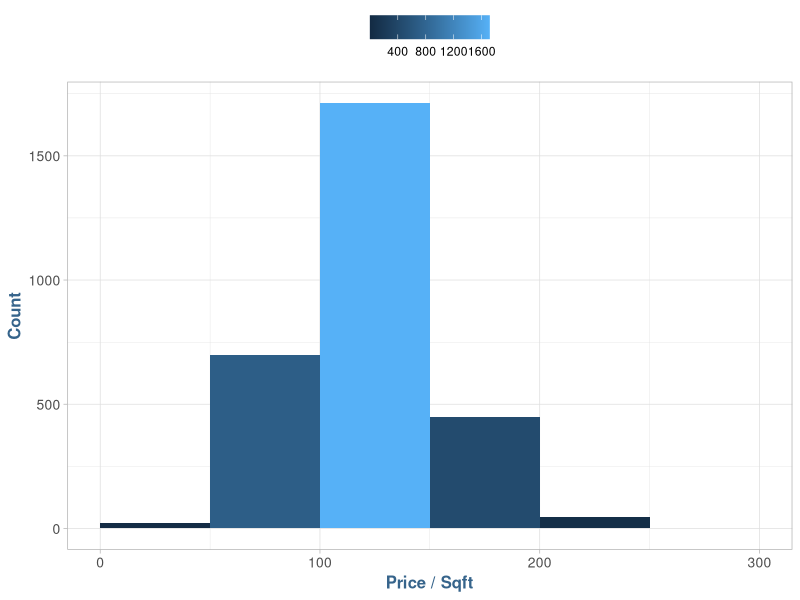

Reproduce this figure in R. (Note: this script raises an error after producing the figure.)
library(data.table)
library(ggplot2)
library(ggrepel)
library(ggthemes)
library(formattable)
library(scales)

path.work <- "E:/GitHub/MSDS-RegressionAnalysis/data"
path.home <- "D:/Projects/MSDS-RegressionAnalysis/data"

if (file.exists(path.home)) {
  setwd(path.home)
} else {
  setwd(path.work)
}

theme_set(theme_light())

# Theme Overrides
theme_update(plot.title = element_text(hjust = 0.5),
             axis.text.x = element_text(size = 10),
             axis.text.y = element_text(size = 10),
             axis.title = element_text(face = "bold", size = 12, colour = "steelblue4"),
             legend.position = "top", legend.title = element_blank())

data.housing <- as.data.table(read.csv(file = "ames_housing_data.csv", head = TRUE, sep = ","))

# Basic Data Structure
ncol(data.housing)
head(data.housing)
names(data.housing)

# Clean-up

data.housing[, TotalFloorSF := FirstFlrSF + SecondFlrSF]
data.housing[, HouseAge := YrSold - YearBuilt]
data.housing[, QualityIndex := OverallQual * OverallCond]
data.housing[, logSalePrice := log(SalePrice)]
data.housing[, Price_Sqft := SalePrice / TotalFloorSF]

summary(data.housing)

# Data Survey

ggplot(data.housing) +
  geom_histogram(aes(data.housing$Price_Sqft, fill = ..count..), breaks = pretty(data.housing$Price_Sqft)) +
  labs(x = "Price / Sqft", y = "Count")

str(subdat)

subdatnum <- subset(data.housing, select = c("TotalFloorSF", "HouseAge", "QualityIndex",
                                  "SalePrice", "LotArea", "OverallQual", "logSalePrice"))

#####################################################################
######################### Assignment 1 ##############################
#####################################################################


# General EDA

data.types <- data.frame(Type = c('Nominal', 'Ordinal', 'Discrete', 'Continious'), Count = c(23, 23, 14, 20))

unique(data.housing$BldgType)

ggplot(data.types, aes(Type, Count, fill = Count)) +
  geom_bar(stat = 'identity') +
  labs(title = "Data Types for Ames Housing",
    caption = "MSDS 410: Regression Analysis 1") +
        theme(axis.text.x = element_text(size = 14), axis.text.y = element_text(size = 14))

building.info <- data.housing[, .(Count = .N, Pct = percent((.N / nrow(data.housing))), AvgSalePrice = currency(mean(SalePrice))), by = BldgType]

formattable(building.info, align = c("l", "c", "c", "c", "r"),
            list(`Indicator Name` = formatter("span", style = ~style(color = "grey", font.weight = "bold"))
))

str(building.info)

# Model Data

model.data <- subset(data.housing, select = c("TotalFloorSF", "HouseAge", "QualityIndex",
                                  "Price_Sqft", "SalePrice", "LotArea",
                                  "BsmtFinSF1", "Neighborhood", "HouseStyle",
                                  "LotShape", "OverallQual", "logSalePrice",
                                  "TotalBsmtSF", "HouseStyle", "BldgType"))

data.model <- model.data[BldgType == "1Fam"]

ggplot(data.model, aes(y = data.model$SalePrice)) +
  geom_boxplot(outlier.colour = "black", fill = "#1C93D1", outlier.shape = 16,
             outlier.size = 2, notch = FALSE) +
  coord_flip() +
  labs(x = "", y = "Sale Price") +
  scale_y_continuous(labels = dollar_format(largest_with_cents = .2))

sd(data.model$SalePrice) * 3
mean(data.model$SalePrice)

data.model <- data.model[SalePrice < 700000]

ggplot(data.model, aes(y = data.model$SalePrice)) +
  geom_boxplot(outlier.colour = "black", fill = "#1C93D1", outlier.shape = 16,
             outlier.size = 2, notch = FALSE) +
  coord_flip() +
  labs(x = "", y = "Sale Price") +
  scale_y_continuous(labels = dollar_format(largest_with_cents = .2))
